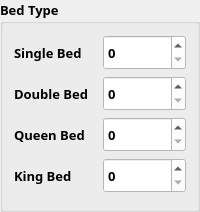
                                <widget class="QGroupBox" name="groupBox_8">
                                 <property name="sizePolicy">
                                  <sizepolicy hsizetype="Preferred" vsizetype="Expanding">
                                   <horstretch>0</horstretch>
                                   <verstretch>0</verstretch>
                                  </sizepolicy>
                                 </property>
                                 <property name="font">
                                  <font>
                                   <family>Century Gothic</family>
                                   <pointsize>10</pointsize>
                                   <weight>75</weight>
                                   <bold>true</bold>
                                  </font>
                                 </property>
                                 <property name="styleSheet">
                                  <string notr="true"/>
                                 </property>
                                 <property name="title">
                                  <string>Bed Type </string>
                                 </property>
                                 <layout class="QGridLayout" name="gridLayout_83">
                                  <property name="bottomMargin">
                                   <number>16</number>
                                  </property>
                                  <item row="1" column="0">
                                   <widget class="QLabel" name="label_18">
                                    <property name="font">
                                     <font>
                                      <family>Century Gothic</family>
                                      <pointsize>10</pointsize>
                                     </font>
                                    </property>
                                    <property name="text">
                                     <string>Double Bed</string>
                                    </property>
                                   </widget>
                                  </item>
                                  <item row="2" column="0">
                                   <widget class="QLabel" name="label_23">
                                    <property name="font">
                                     <font>
                                      <family>Century Gothic</family>
                                      <pointsize>10</pointsize>
                                     </font>
                                    </property>
                                    <property name="text">
                                     <string>Queen Bed</string>
                                    </property>
                                   </widget>
                                  </item>
                                  <item row="1" column="1">
                                   <widget class="QSpinBox" name="s1Double">
                                    <property name="minimumSize">
                                     <size>
                                      <width>60</width>
                                      <height>35</height>
                                     </size>
                                    </property>
                                    <property name="font">
                                     <font>
                                      <family>Century Gothic</family>
                                      <pointsize>10</pointsize>
                                     </font>
                                    </property>
                                    <property name="styleSheet">
                                     <string notr="true">background-color: rgb(255, 255, 255);</string>
                                    </property>
                                    <property name="maximum">
                                     <number>20</number>
                                    </property>
                                   </widget>
                                  </item>
                                  <item row="3" column="0">
                                   <widget class="QLabel" name="label_50">
                                    <property name="font">
                                     <font>
                                      <family>Century Gothic</family>
                                      <pointsize>10</pointsize>
                                     </font>
                                    </property>
                                    <property name="text">
                                     <string>King Bed</string>
                                    </property>
                                   </widget>
                                  </item>
                                  <item row="0" column="0">
                                   <widget class="QLabel" name="label_17">
                                    <property name="font">
                                     <font>
                                      <family>Century Gothic</family>
                                      <pointsize>10</pointsize>
                                     </font>
                                    </property>
                                    <property name="text">
                                     <string>Single Bed</string>
                                    </property>
                                   </widget>
                                  </item>
                                  <item row="2" column="1">
                                   <widget class="QSpinBox" name="s1Queen">
                                    <property name="minimumSize">
                                     <size>
                                      <width>60</width>
                                      <height>35</height>
                                     </size>
                                    </property>
                                    <property name="font">
                                     <font>
                                      <family>Century Gothic</family>
                                      <pointsize>10</pointsize>
                                     </font>
                                    </property>
                                    <property name="styleSheet">
                                     <string notr="true">background-color: rgb(255, 255, 255);</string>
                                    </property>
                                    <property name="maximum">
                                     <number>20</number>
                                    </property>
                                   </widget>
                                  </item>
                                  <item row="3" column="1">
                                   <widget class="QSpinBox" name="s1King">
                                    <property name="minimumSize">
                                     <size>
                                      <width>60</width>
                                      <height>35</height>
                                     </size>
                                    </property>
                                    <property name="font">
                                     <font>
                                      <family>Century Gothic</family>
                                      <pointsize>10</pointsize>
                                     </font>
                                    </property>
                                    <property name="styleSheet">
                                     <string notr="true">background-color: rgb(255, 255, 255);</string>
                                    </property>
                                    <property name="maximum">
                                     <number>20</number>
                                    </property>
                                   </widget>
                                  </item>
                                  <item row="0" column="1">
                                   <widget class="QSpinBox" name="s1Single">
                                    <property name="minimumSize">
                                     <size>
                                      <width>60</width>
                                      <height>35</height>
                                     </size>
                                    </property>
                                    <property name="font">
                                     <font>
                                      <family>Century Gothic</family>
                                      <pointsize>10</pointsize>
                                     </font>
                                    </property>
                                    <property name="styleSheet">
                                     <string notr="true">background-color: rgb(255, 255, 255);</string>
                                    </property>
                                    <property name="maximum">
                                     <number>20</number>
                                    </property>
                                   </widget>
                                  </item>
                                 </layout>
                                </widget>
